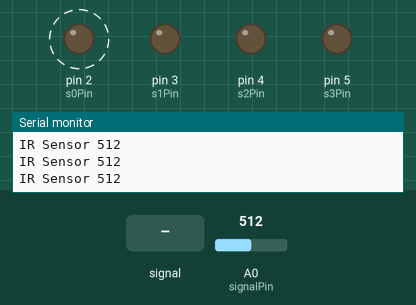
The sketch below on a simulated Arduino Uno, built with avr-gcc and run on an emulated ATmega328P. Shown: output pins drawn as LEDs (lit = HIGH), the last lines printed to the serial monitor. Dashed ring = blinking. Inputs (shaded band) come from the test bench; at power-on: A0 (signalPin) = 512.

Above: at 1.25 s.
1.3 s: A0 (signalPin) fed a 200 Hz sine of ±460 counts around its level
At 1.4 s:
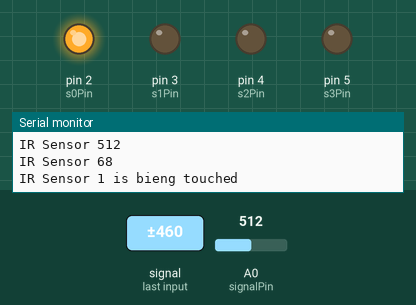
At 1.85 s:
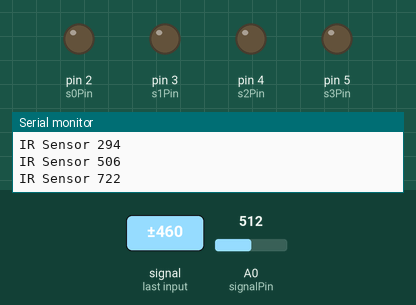
Timing chart, 0 to 10.3 s (numbered marks = the images above; inputs shaded):
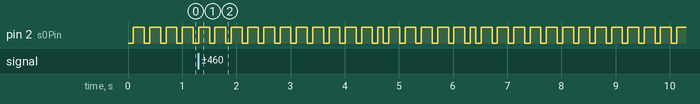

Measured:
- by itself, pin 2 (s0Pin): moves between LOW and HIGH, repeating every 3.8 s

The sketch:

16_inputs_using_mux.ino
```cpp
const int s0Pin = 2;
const int s1Pin = 3;
const int s2Pin = 4;
const int s3Pin = 5
;
const int signalPin = A0;  // The analog input pin connected to the SIG pin of 74HC4067

int last_channel = -1;
int total_sensors = 2;

void setup() {
  pinMode(s0Pin, OUTPUT);
  pinMode(s1Pin, OUTPUT);
  pinMode(s2Pin, OUTPUT);
  pinMode(s3Pin, OUTPUT);
  Serial.begin(9600);
}

void loop() {
  for (int channel = 0; channel < total_sensors; channel++) {
    // Set the multiplexer channel
      Serial.print("IR Sensor ");
    digitalWrite(s0Pin, bitRead(channel, 0));
    digitalWrite(s1Pin, bitRead(channel, 1));
    digitalWrite(s2Pin, bitRead(channel, 2));
    digitalWrite(s3Pin, bitRead(channel, 3));

    // Read the sensor value
    int sensorValue = analogRead(signalPin);
      Serial.println(sensorValue);

    if(sensorValue<200)
    {
      if(last_channel == channel)
      {
        break;
      }
      last_channel = channel;
      Serial.print("IR Sensor ");
      Serial.print(channel);
      Serial.println(" is bieng touched ");
    }
    delay(100);
  }
  delay(100);
}
```
